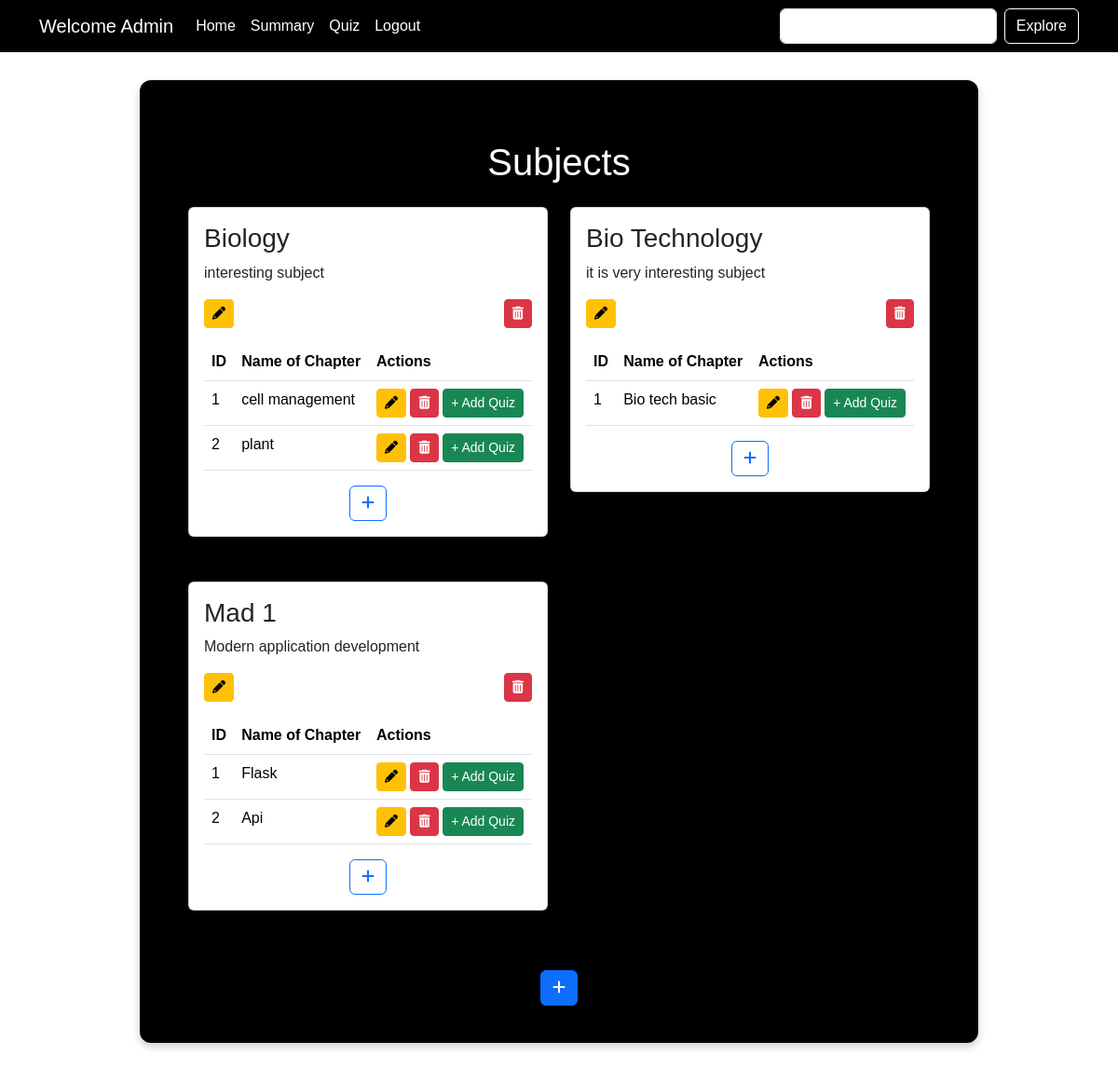
The app's page /admin_dashboard/Aleena Ayesha Alvi  with its own data.
### backend/models.py (models this page shows)
class Subject(db.Model):
    __tablename__ = "subjects"
    id = db.Column(db.Integer, primary_key=True)
    subj_name = db.Column(db.String(80), nullable=False)
    subj_desc = db.Column(db.String(200))
    chapters = db.relationship("Chapter", backref="subjects", lazy=True, cascade="all,delete")

class Chapter(db.Model):
    __tablename__ = "chapters"
    id = db.Column(db.Integer, primary_key=True)
    subject_id = db.Column(db.Integer, db.ForeignKey("subjects.id"), nullable=False)  # Fixed FK
    chapter_name = db.Column(db.String(80), nullable=False)
    chapt_desc = db.Column(db.String(200))
    quizzes = db.relationship("Quiz", backref="chapters", lazy=True, cascade="all,delete")

### backend/controllers.py (the view)
@app.route('/admin_dashboard/<name>', methods=['GET', 'POST'])
def admin_dashboard(name):
    subjects = Subject.query.all()
    return render_template('admin_dashboard.html', name=name, subjects=subjects)

### templates/admin_dashboard.html (shortened to what this page needs)
{% extends 'admin_layout.html' %}
{% block content %}
  <div class="container">
    <h1 class="text-center my-4" style="color:white;">Subjects</h1>
    {% if subjects %}
      <div class="row">
        {% for subject in subjects %}
          <div class="col-sm-6 mb-4">
            <div class="card mb-4">
              <div class="card-body">
                <h3 class="card-title">{{ subject.subj_name }}</h3>
                <p class="card-text">{{ subject.subj_desc }}</p>
                <div class="d-flex justify-content-between">
                  <a href="/edit_subject/{{ subject.id }}/{{ name }}" class="btn btn-warning btn-sm">
                    <i class="fas fa-pencil-alt"></i>
                  </a>
                  <a href="/delete_subject/{{ subject.id }}/{{ name }}" class="btn btn-danger btn-sm"
                     onclick="return confirm('Are you sure you want to delete this subject?')">
                    <i class="fas fa-trash-alt"></i>
                  </a>
                </div>
                {% if subject.chapters %}
                  <table class="table mt-3">
                    <thead>
                      <tr>
                        <th>ID</th>
                        <th>Name of Chapter</th>
                        <th>Actions</th>
                      </tr>
                    </thead>
                    <tbody>
                      {% for chapter in subject.chapters %}
                        <tr>
                          <td>{{ loop.index }}</td>
                          <td>{{ chapter.chapter_name }}</td>
                          <td>
                            <a href="/edit_chapter/{{ chapter.id }}/{{ name }}" class="btn btn-warning btn-sm">
                              <i class="fas fa-pencil-alt"></i>
                            </a>
                            <a href="/delete_chapter/{{ chapter.id }}/{{ name }}" class="btn btn-danger btn-sm"
                               onclick="return confirm('Are you sure you want to delete this chapter?')">
                              <i class="fas fa-trash-alt"></i>
                            </a>
                            <a href="/add_quiz/{{ chapter.id }}/{{ name }}" class="btn btn-success btn-sm">+ Add Quiz</a>
                          </td>
                        </tr>
                      {% endfor %}
                    </tbody>
                  </table>
                {% else %}
                  <p>No chapters found</p>
                {% endif %}
                <div class="text-center mt-2">
                  <a href="/add_chapters/{{ subject.id }}/{{ name }}" class="btn btn-outline-primary btn-circle">
                    <i class="fas fa-plus"></i>
                  </a>
                </div>
              </div>
            </div>
          </div>
        {% endfor %}
      </div>
    {% else %}
      <h3 class="text-center">No Subjects Found</h3>
    {% endif %}
    <div class="text-center mt-3">
      <a href="/add_subjects/{{ name }}" class="btn btn-primary btn-circle">
        <i class="fas fa-plus"></i>
      </a>
    </div>
  </div>
{% endblock %}

### templates/admin_layout.html (style rules this page uses)
body { background-color: white; font-family: Arial, sans-serif; }

### records on screen
Subject: subj_name "Biology", subj_desc "interesting subject"
Chapter: chapter_name "cell management"
Chapter: chapter_name "plant"
Subject: subj_name "Bio Technology", subj_desc "it is very interesting subject"
Chapter: chapter_name "Bio tech basic"
Subject: subj_name "Mad 1", subj_desc "Modern application development"
Chapter: chapter_name "Flask"
Chapter: chapter_name "Api"
